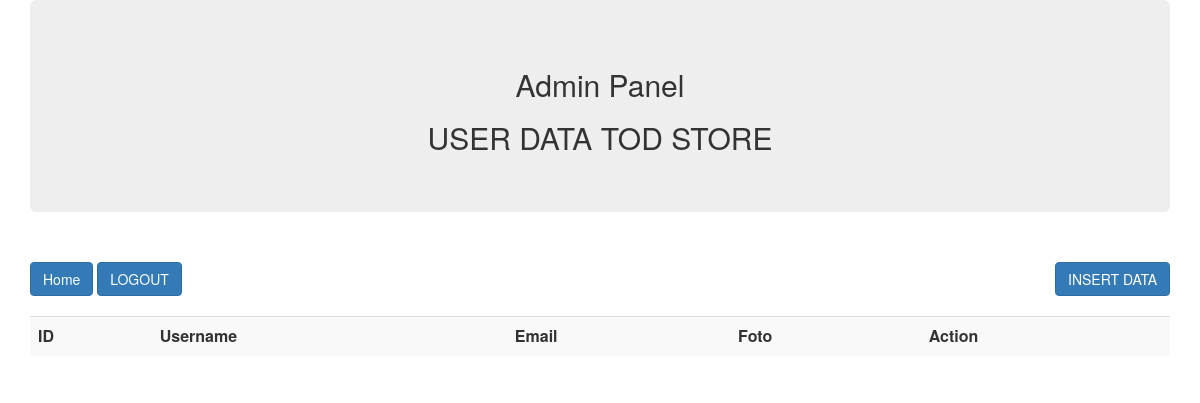
Page /admin/userdata.php on the earlier database version.
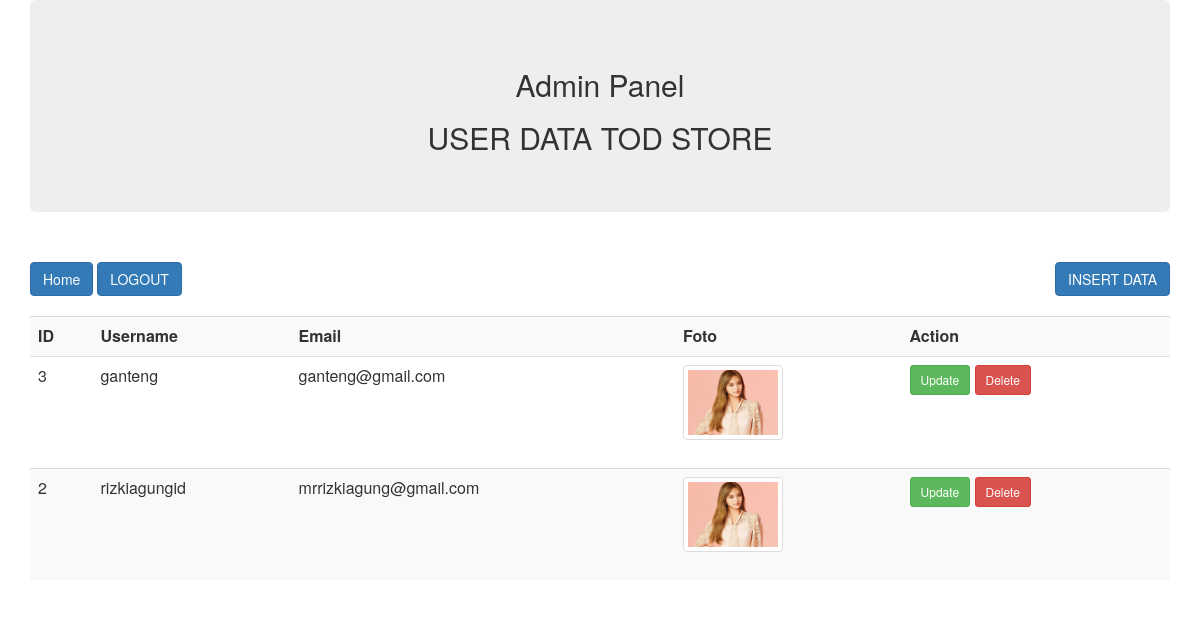
Same page on the later database version.
### tables this page shows
CREATE TABLE `users` (
  `id` int(11) NOT NULL,
  `username` varchar(255) NOT NULL,
  `email` varchar(255) NOT NULL,
  `password` varchar(255) NOT NULL
);

### admin/userdata.php (the view, shortened to what this page needs)
<?php
include '../includes/db.php';
?>
<div class="container">
    <div class="jumbotron text-center">
    <h2>Admin Panel</h2>
    <h2>USER DATA TOD STORE</h2>
    </div>
    <br>
    <a href="insert.php" role="button" class="btn btn-primary pull-right">INSERT DATA</a>
    <a href=".." role="button" class="btn btn-primary pull-leaft">Home</a>
    <a href="logout.php" role="button" class="btn btn-primary pull-leaft">LOGOUT</a>
    <br>
    <br>
    <table class="table table-hover table-striped">
        <tr>
            <th>ID</th>
            <th>Username</th>
            <th>Email</th>
            <th>Foto</th>
            <th>Action</th>
        </tr>
<?php
$query = "SELECT * FROM users ORDER BY id DESC ";
$result = mysqli_query($conn,$query);
if(mysqli_num_rows($result) > 0){
    while($row = mysqli_fetch_array($result)){
        $id    = $row['id'];
        $username  = $row['username'];
        $email = $row['email'];
?>
        <tr>
            <td><?=$id; ?></td>
            <td><?=$username; ?></td>
            <td><?=$email; ?></td>
            <td>
               <img src= "../images/tzuyu.jpg" class="thumbnail" width="100px" height="75px">
            </td>
            <td><a href="../admin/update.php?update=<?php echo $id ?>" class="btn btn-success btn-sm" role="button">Update</a>
            <a href="../admin/userdata?delete=<?php echo $id ?>" class="btn btn-danger btn-sm" id="delete" role="button">Delete</a></td>
        </tr>
<?php
    }
}
?>
    </table>
</div>

### includes/db.php (shortened to what this page needs)
<link rel="stylesheet" href="https://maxcdn.bootstrapcdn.com/bootstrap/3.3.7/css/bootstrap.min.css">

Differences in the rows shown:
added users: id "3", username "ganteng", email "ganteng@gmail.com"
added users: id "2", username "rizkiagungid", email "mrrizkiagung@gmail.com"
